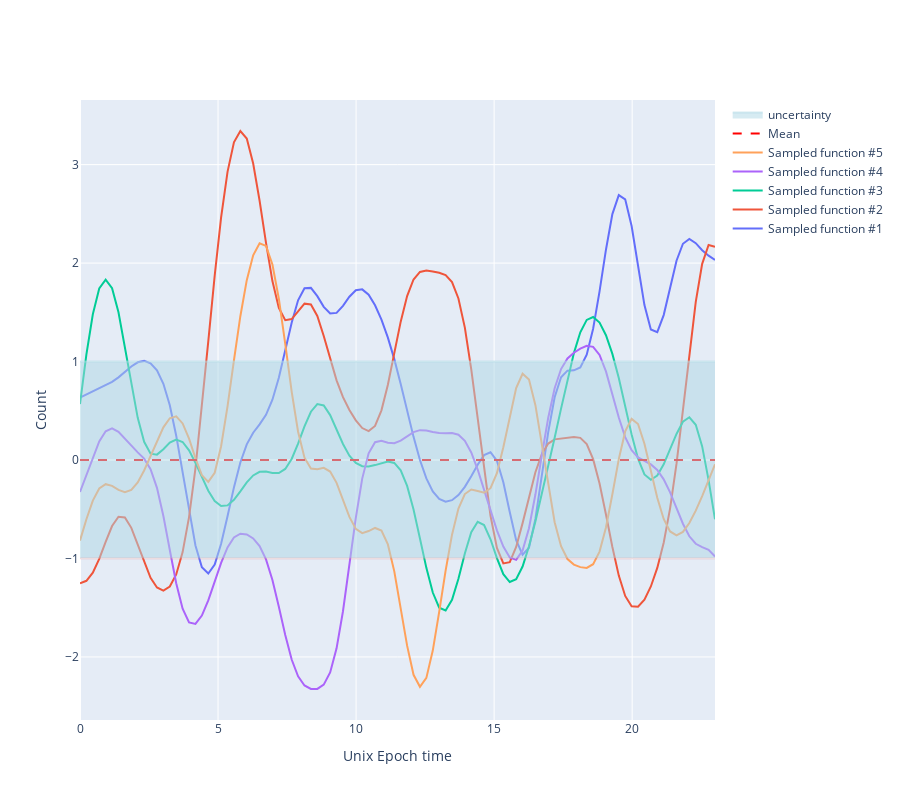

The notebook cell this image was saved under:
### Code cell
plot_gpr_samples_plotly(gpr,5)
